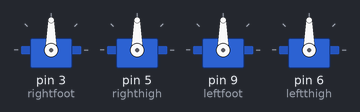
Bench run of a sketch on a simulated Arduino Uno, built with avr-gcc and run on an emulated ATmega328P. On the bench: 4 × servo.

Above: at 0.05 s.
At 5.05 s:
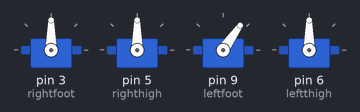
At 5.55 s:
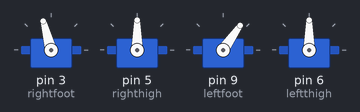
At 6.05 s:
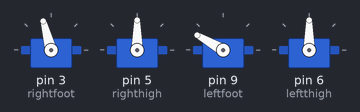
At 6.55 s:
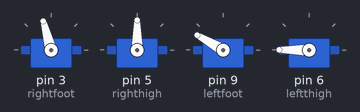
At 7.1 s:
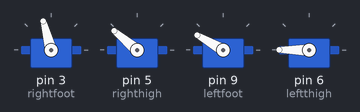
Timing chart, 0 to 9.2 s (numbered marks = the images above):
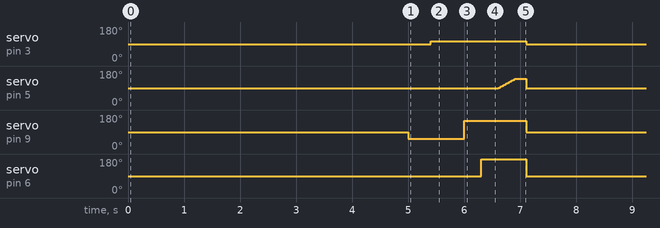

The sketch:

BIPEDKICK.ino
```cpp
#include <Servo.h>
Servo rightfoot;
Servo righthigh;
Servo leftfoot;
Servo leftthigh;
 int pos;
void setup()
{
rightfoot.attach(3);
righthigh.attach(5);
leftfoot.attach(9);
leftthigh.attach(6);

}


void loop()
{
rightfoot.write(90);
righthigh.write(90);
leftfoot.write(90);
leftthigh.write(90);delay(5000);


leftfoot.write(55);delay(400);
 rightfoot.write(105);delay(300);
righthigh.write(90);delay(300);
leftfoot.write(150);delay(300);
leftthigh.write(180);delay(300);

for(int pos=90;pos<=140;pos++)
{righthigh.write(pos);delay(6);}delay(200);
}
```

Measured:
- by itself, servo on pin 3 (rightfoot): alternates 105° for 1.7 s and 90° for 5.4 s
- by itself, servo on pin 9 (leftfoot): repeats every 7.1 s: 150° 1.1 s, 90° 5.0 s, 55° 1.0 s
- by itself, servo on pin 6 (leftthigh): alternates 180° for 0.81 s and 90° for 6.3 s
- by itself, servo on pin 5 (righthigh): repeats every 7.1 s: 95° 0.02 s, 99° 0.02 s, 103° 0.02 s, 107° 0.02 s, 111° 0.02 s, 115° 0.02 s, 119° 0.02 s, 123° 0.02 s, 127° 0.02 s, 131° 0.02 s, 135° 0.02 s, 139° 0.01 s, 140° 0.20 s, 90° 6.6 s, 91° 0.02 s
